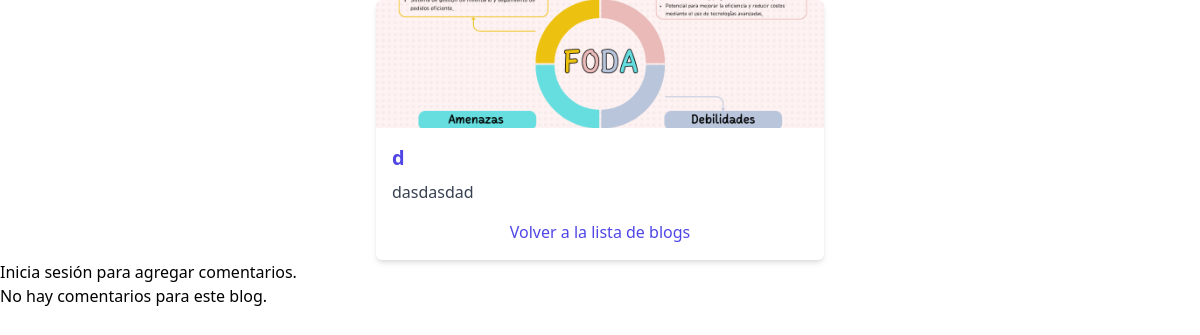
Page /get-blogs.php?id=2 on the committed database.
### tables this page shows
CREATE TABLE `blogs` (
  `id` int(11) NOT NULL,
  `hospital_id` int(11) DEFAULT NULL,
  `titulo` varchar(255) DEFAULT NULL,
  `contenido` text DEFAULT NULL,
  `imagen` blob DEFAULT NULL,
  `fecha_publicacion` timestamp NOT NULL DEFAULT current_timestamp()
);

### HTML/get-blogs.php (the view, shortened to what this page needs)
<!DOCTYPE html>
<html lang="en">
<head>
    <script src="https://cdn.tailwindcss.com"></script>
</head>
<body>
<?php
include("../PHP/conex.php");
if (isset($_GET['id'])) {
    $blogId = $_GET['id'];
    $sql = "SELECT id, titulo, contenido, imagen FROM blogs WHERE id = $blogId";
    $result = $conn->query($sql);
    if ($result->num_rows > 0) {
        $row = $result->fetch_assoc();
        echo '<div class="max-w-md mx-auto bg-white rounded-md overflow-hidden shadow-md hover:shadow-lg transition duration-300">';
        echo '<img src="' . $row['imagen'] . '" alt="Imagen del artículo" class="w-full h-32 object-cover">';
        echo '<div class="p-4">';
        echo '<h2 class="text-xl font-semibold text-indigo-600 mb-2">' . $row['titulo'] . '</h2>';
        echo '<p class="text-gray-700">' . $row['contenido'] . '</p>';
        echo '<a href="../HTML/blog.php" class="block text-center text-indigo-600 mt-4 hover:underline">Volver a la lista de blogs</a>';
        echo '</div>';
        echo '</div>';
        if (isset($_SESSION['id']) && !empty($_SESSION['id'])) {
            echo '<div class="max-w-md mx-auto mt-4 bg-white rounded-md p-4 shadow-md">';
            echo '<h3 class="text-lg font-semibold mb-2">Añadir Comentario:</h3>';
            echo '<form action="agregar_comentario.php" method="post">';
            echo '<input type="hidden" name="blog_id" value="' . $blogId . '">';
            echo '<textarea name="comentario" id="comentario" rows="4" class="border rounded-md px-2 py-1 focus:outline-none focus:border-blue-500" required></textarea>';
            echo '<button type="submit" class="mt-2 bg-blue-500 text-white px-2 py-1 rounded">Agregar Comentario</button>';
            echo '</form>';
            echo '</div>';
        } else {
            echo '<p>Inicia sesión para agregar comentarios.</p>';
        }
        $comentariosSql = "SELECT id, contenido, user_id
                          FROM comentarios
                          WHERE blog_id = $blogId";
        $comentariosResult = $conn->query($comentariosSql);
        if ($comentariosResult !== false && $comentariosResult->num_rows > 0) {
            echo '<div class="max-w-md mx-auto mt-4 bg-white rounded-md p-4 shadow-md">';
            echo '<h3 class="text-lg font-semibold mb-2">Comentarios:</h3>';
            while ($comentario = $comentariosResult->fetch_assoc()) {
                echo '<div class="bg-gray-100 p-2 rounded-md mb-2">';
                echo '<p>' . $comentario['contenido'] . '</p>';
                echo '</div>';
            }
            echo '</div>';
        } else {
            echo '<p>No hay comentarios para este blog.</p>';
        }
    } else {
        echo 'No se encontró el blog.';
    }
} else {
    echo 'ID de blog no proporcionado.';
}
?>
</body>
</html>

### rows in the picture
blogs: imagen (picture), titulo "d", contenido "dasdasdad"
